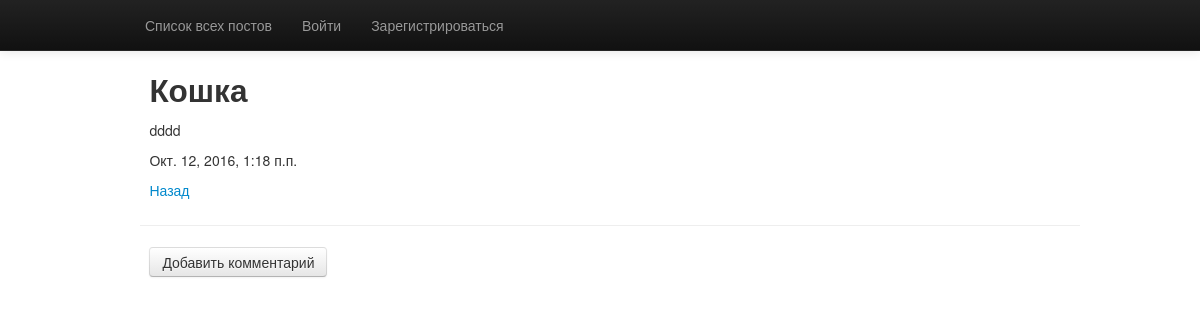
Page /blog/1/ on the committed database.
### blog/models.py (models this page shows, shortened)
class Post(models.Model):
    author = models.ForeignKey('auth.User', default="")
    title=models.CharField(u'Заголовок', max_length=150)
    text=models.TextField(u'Текст')
    create_date=models.DateTimeField(u'Дата создания', auto_now_add=True)
    class Meta:
        verbose_name = u'Запись в блоге'
        verbose_name_plural = u'Записи в блоге'
        ordering = ['-create_date']

### blog/views.py (the view)
# urls.py: url(r'^(?P<pk>\d+)/$', PostDetailView.as_view(), name='detail'),# а по URL http://имя_сайта/blog/число/
class PostDetailView(DetailView):
    model = Post
    """def get_object(self):

        #Для неавторизованного пользователя возвращает 404 ошибку

        user = User.objects.get(pk=1)
        object = super(PostDetailView, self).get_object()
        if not self.request.user.is_authenticated():
            raise Http404
        return object
"""

### blog/templates/blog/post_detail.html (shortened to what this page needs)
{% extends 'base.html' %}
{% block content %}
    <h2 class="post-title">{{ post.title }}</h2>
    <p class="post-text">{{ post.text }}</p>
    <p class="post-date">{{ post.create_date }}</p>
    <a href="{% url 'blog:list' %}" class="detail-prev">Назад</a>
    <hr>
    <a class="btn btn-default add-comment-btn" href="{% url 'blog:add_comment_to_post' pk=post.pk %}">Добавить комментарий</a>
{% endblock %}

### blog/static/style.css (style rules this page uses)
.post-title, .post-text, .post-date, .edit-link { padding-left: 1%; }
.detail-prev { padding-bottom: 5px; display: block; padding-left: 1%; }
.post-text { margin-top: 10px; }
.add-comment-btn { margin-bottom: 5px; margin-left: 1%; }

### blog/templates/blog/base.html (style rules this page uses)
body { padding-top: 60px; padding-left: 20px; }

### rows in the picture
Post: title "Кошка", text "dddd", create_date "Окт. 12, 2016, 1:18 п.п."
